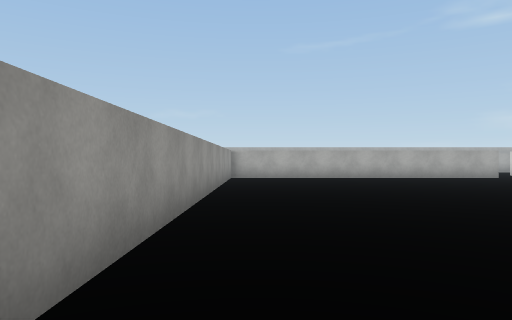
View 1 (above)

24 first-person views from a walk through a 3-D level made in the Unity game engine. The camera is 1.3 m above the floor, looks level and sees 70° across. The floor is counted in squares, 2 m on a side. Each view is taken from the middle of a square. On the plan, view 1 faces up. The plan holds only what a view shows up to about 11 squares ahead; the rest is blank. The place goes on beyond the plan. Some animated figures are left out. Surface patterns are stand-ins for the level's own textures.

View 2
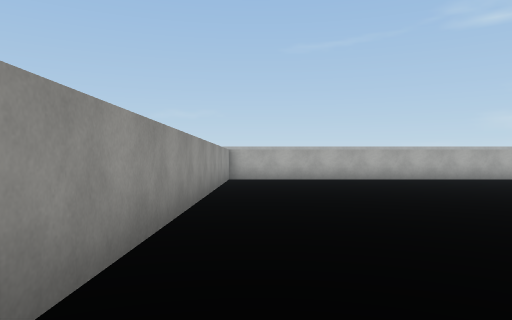

View 3
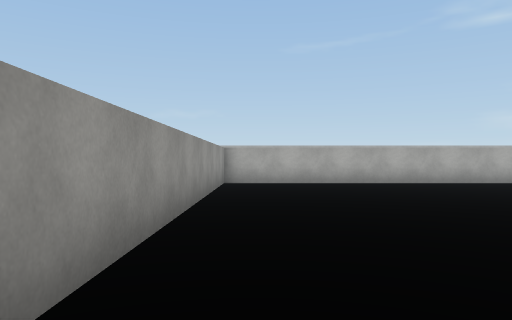

View 4
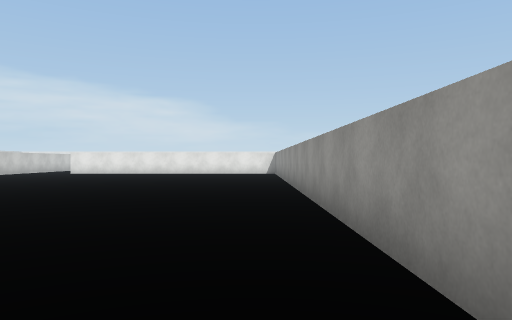

View 5
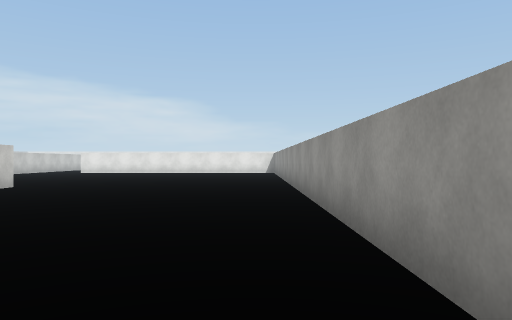

View 6
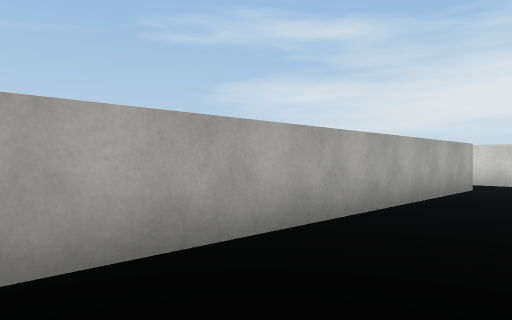

View 7
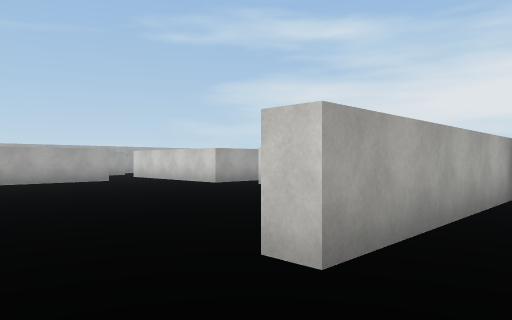

View 8
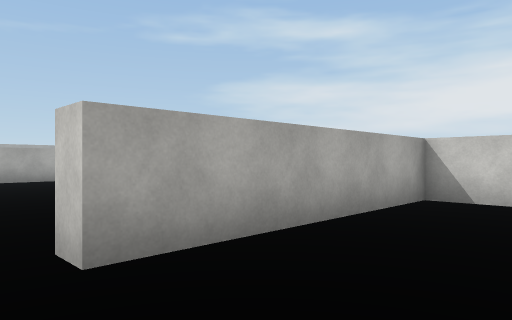

View 9
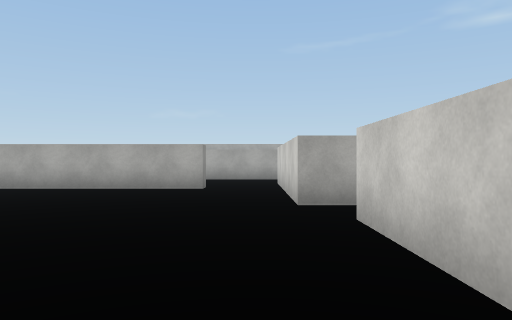

View 10
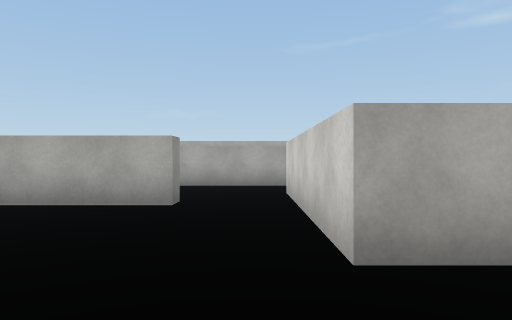

View 11
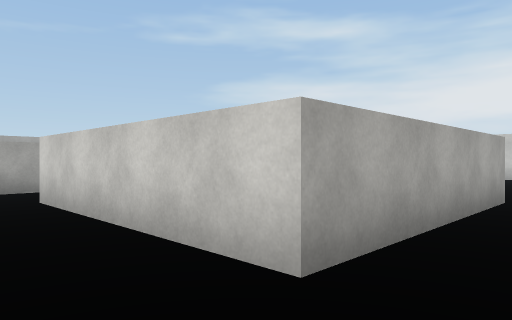

View 12
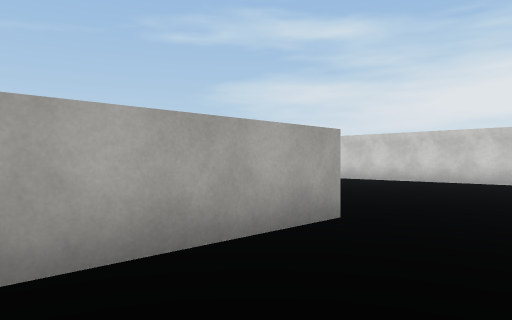

View 13
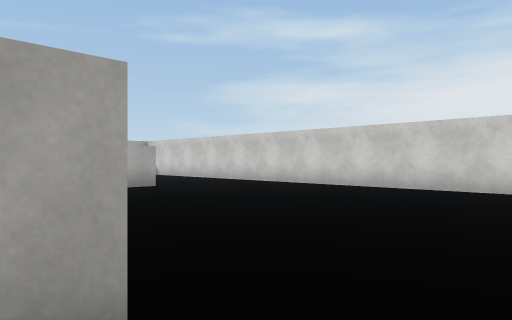

View 14
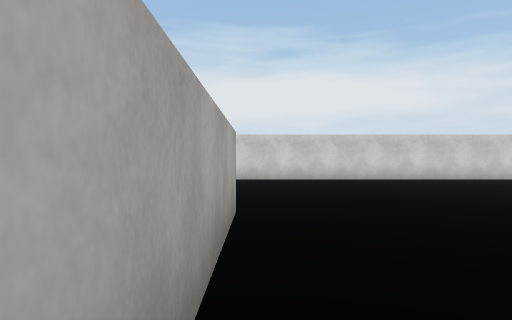

View 15
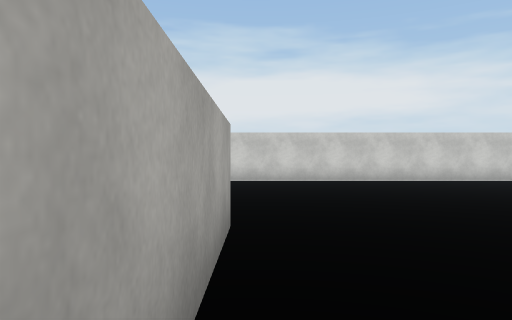

View 16
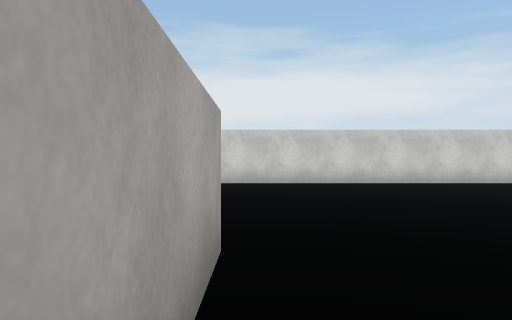

View 17
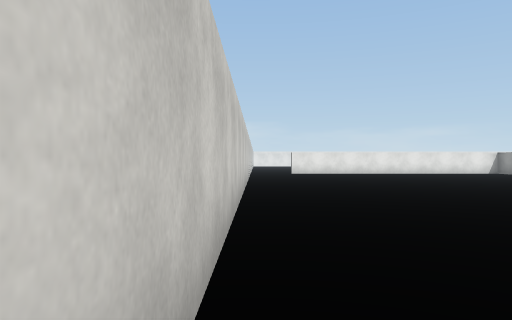

View 18
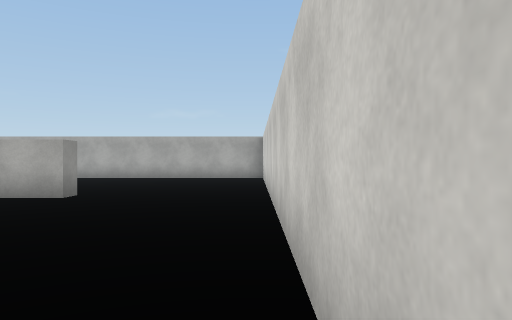

View 19
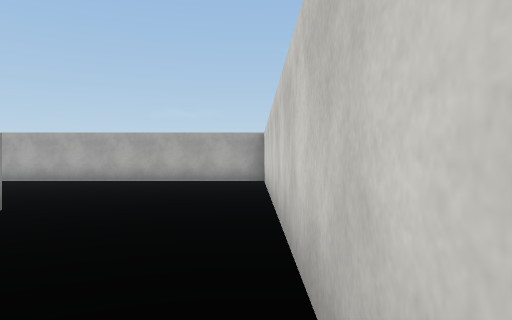

View 20
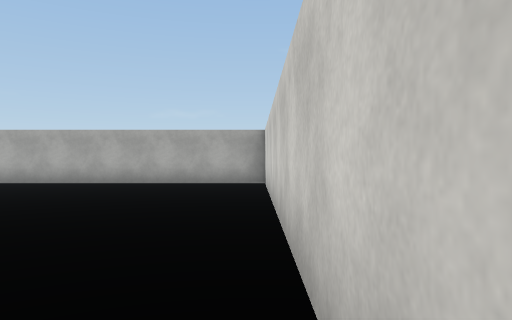

View 21
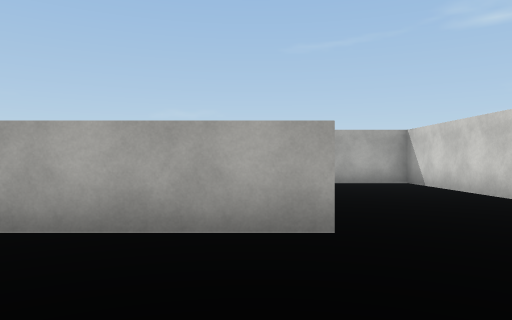

View 22
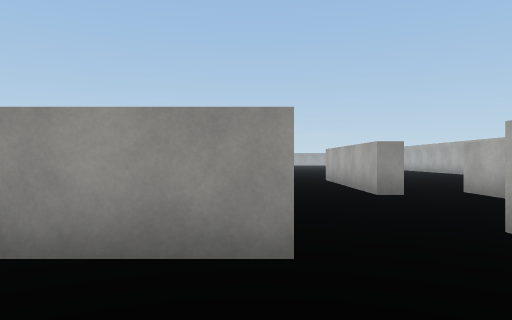

View 23
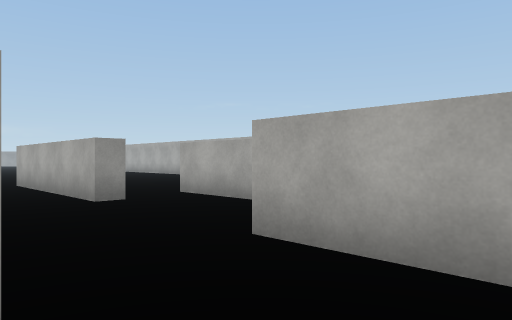

View 24
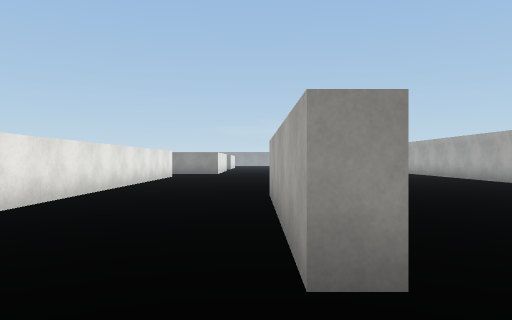

### Floor plan
Points are (right, up) in squares from view 1. A wall is a line through its corners. A room is listed if a view was taken in it or the views show most of it. See-through windows are left out.
Room 1 (views 1, 2, 3, 4, 5, 6, 7, 8, 9, 10, 11, 14)
walls: (11.1, 6.5) (11.1, 9); (11.1, 2) (11.1, 3.2) (5.8, 3.2) (5.8, 3.8); (11.6, 10.2) (10.6, 10.2) (10.6, 13.4); (8.8, 13.8) (8.8, 13.2) (-0.9, 13.2) (-0.9, 0)
ways out: opening at (9.5, 13) to room 2; opening at (11, 10) to room 2
Room 2 (views 12, 13, 15, 16, 17, 18, 19, 20, 21, 22, 23)
walls: (2, 13.8) (8.4, 13.8); (10.6, 13.4) (10.6, 15.2); (11.2, 17.3) (6.2, 17.3); (2.6, 24.3) (2, 24.3); (15.6, 15.4) (15.6, 13.2); (15.6, 10.2) (11.6, 10.2); (19.7, 17.8) (19.7, 17.3) (15.6, 17.3); (23.3, 0.6) (23.3, 24.3) (15.8, 24.3)
ways out: opening at (9.5, 13) to room 1; opening at (11, 10) to room 1; opening at (11, 16) to room 3; opening at (11, 18) to room 3
Room 3 (view 24)
walls: (11.2, 17.9) (11.2, 17.3); (12.8, 19.2) (10.5, 19.2); (15.6, 17.3) (14.6, 17.3)
ways out: opening at (11, 16) to room 2; opening at (11, 18) to room 2

Where each view was taken, in squares from view 1:
view 1: 0 up, 0 right, facing up
view 2: 1 up, 0 right, facing up
view 3: 3 up, 0 right, facing up
view 4: 11 up, 0 right, facing down
view 5: 12 up, 0 right, facing down
view 6: 11 up, 0 right, facing up-right
view 7: 2 up, 4 right, facing up-right
view 8: 1 up, 5 right, facing up-right
view 9: 5 up, 10 right, facing up
view 10: 8 up, 10 right, facing up
view 11: 9 up, 9 right, facing up-right
view 12: 8 up, 12 right, facing up-right
view 13: 9 up, 15 right, facing up-right
view 14: 10 up, 11 right, facing right
view 15: 10 up, 12 right, facing right
view 16: 10 up, 13 right, facing right
view 17: 11 up, 23 right, facing down
view 18: 11 up, 23 right, facing up
view 19: 13 up, 23 right, facing up
view 20: 14 up, 23 right, facing up
view 21: 14 up, 19 right, facing up
view 22: 15 up, 18 right, facing left
view 23: 15 up, 17 right, facing up-left
view 24: 17 up, 13 right, facing left
